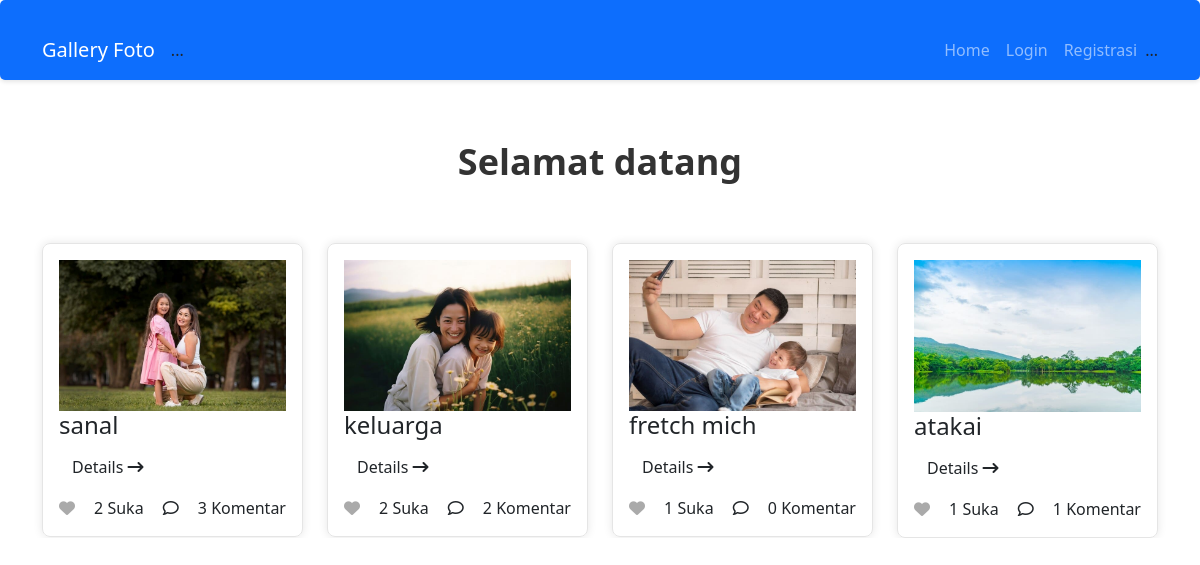
The page / on the database its author committed.
### tables this page shows
CREATE TABLE `foto` (
  `FotoID` int(11) NOT NULL,
  `JudulFoto` varchar(255) NOT NULL,
  `DeskripsiFoto` text NOT NULL,
  `TanggalUnggah` date NOT NULL,
  `NamaFile` varchar(255) NOT NULL,
  `AlbumID` int(11) NOT NULL,
  `UserID` int(11) NOT NULL
);

### page/home.php (the view, shortened to what this page needs)
<?php
include 'koneksi.php';
if (isset($_SESSION['user_id'])) {
    $user_id = $_SESSION['user_id'];
}else {
        $user_id = 14;
    }
?>
<div class="product-area mt-text-2">
    <div class="container custom-area-2 overflow-hidden">
        <div class="row">
            <div class="col-12 col-custom">
                <div class="section-title text-center mb-30">
                    <h3 class="section-title-3">Selamat datang</h3>
                </div>
            </div>
        </div>
        <div class="row product-row">
            <?php
            $tampil = mysqli_query($conn, "SELECT * FROM foto INNER JOIN userfoto ON foto.UserID=userfoto.UserID");
            foreach ($tampil as $tampils):
                $foto_id = $tampils['FotoID'];
                $ceksuka = mysqli_query($conn, "SELECT * FROM likes WHERE FotoID='$foto_id' AND UserID='$user_id'");
                $liked = mysqli_num_rows($ceksuka) > 0;
                $total_likes = mysqli_num_rows(mysqli_query($conn, "SELECT * FROM likes WHERE FotoID='$foto_id'"));
                $total_comments = mysqli_num_rows(mysqli_query($conn, "SELECT * FROM komentar WHERE FotoID='$foto_id'"));
            ?>
            <div class="col-12 col-md-6 col-lg-4 col-xl-3">
                <div class="single-item">
                    <div class="single-product position-relative mb-30 p-3" style="border: 1px solid #e5e5e5; border-radius: 8px;">
                        <div class="product-image">
                            <a class="d-block" href="#">
                                <img src="uploads/<?= $tampils['NamaFile'] ?>" class="objek-fit-cover" width="100%">
                            </a>
                        </div>
                        <div class="product-content">
                            <div class="product-title">
                                <h4 class="title-2"><?= $tampils['JudulFoto'] ?></h4>
                            </div>
                            <a href="?url=detail&id=<?= $tampils['FotoID'] ?>" class="btn detail">Details <i class="fa fa-long-arrow-right"></i></a>
                            <div style="display: flex; align-items: center; justify-content: space-between; margin-top: 10px;">
                            <a href="?url=home&like=<?= $tampils['FotoID'] ?>" class="like-btn <?= $liked ? 'liked' : '' ?>"><i class="fas fa-heart"></i></a>
                                <?= $total_likes ?> Suka
                                <i class="fa-regular fa-comment"></i> <?= $total_comments ?> Komentar
                            </div>
                        </div>
                    </div>
                </div>
            </div>
            <?php endforeach; ?>
        </div>
    </div>
</div>

### index.php (shortened to what this page needs)
<?php
include 'koneksi.php';
?>
<!DOCTYPE html>
<html lang="en">
<head>
    <link rel="stylesheet" href="assets/css/bootstrap.min.css">
    <link rel="stylesheet" href="assets/css/style.css">
    <link rel="stylesheet" href="https://cdnjs.cloudflare.com/ajax/libs/font-awesome/6.5.1/css/all.min.css"/>
</head>
<body>
<nav class="navbar navbar-expand-lg navbar-dark bg-primary">
    <div class="container">
        <a class="navbar-brand" href="?url=home">Gallery Foto</a>
        ...
        <div class="navbar-nav ms-auto">
    <?php if(isset($_SESSION['user_id'])): ?>
        <a class="nav-link" href="?url=index">Home</a>
        <a class="nav-link" href="?url=upload">Upload</a>
        <a class="nav-link" href="?url=album">Album</a>
        <a class="nav-link" href="?url=profile">Profile <?= ucwords($_SESSION['username'])?></a>
        <a class="nav-link" href="?url=logout">Logout</a>
    <?php else: ?>
        <a class="nav-link" href="?url=home">Home</a>
        <a class="nav-link" href="login.php">Login</a>
        <a class="nav-link" href="registrasi.php">Registrasi</a>
    <?php endif; ?>
</div>
...
    </div>
</nav>
<?php
$url=@$_GET["url"];
if($url=='home'){
    include 'page/home.php';
} else if($url=='profile'){
    include 'page/profil.php';
} else if($url=='upload'){
    include 'page/upload.php';
}else if($url=='dashboard'){
    include 'page/dashboard.php';
} else if($url=='album'){
    include 'page/album.php';
}else if($url=='logout'){
    include 'logout.php';
}else if($url=='detail'){
  include 'page/detail.php';
}else if($url=='edit'){
  include 'page/edit_image.php';
}else if($url=='delete'){
  include 'page/delete_image.php';
}else if($url=='tambah1'){
  include 'page/tambah1.php';
}else if($url=='tambah2'){
  include 'page/tambah2.php';
}else if($url=='editprofil'){
  include 'page/edit_profil.php';
}else if($url=='edit1'){
    include 'page/edit_komen.php';
}else if($url=='delete'){
    include 'page/edelete_komen.php';
}else if($url=='reset'){
  include 'page/reset_password.php';
}else if($url=='like'){
    include 'page/like.php';
 }else if($url=='home1'){
    include 'page/home1.php';
 }
 else if($url=='detail1'){
    include 'page/detail1.php';
 }else if($url=='album1'){
    include 'page/album1.php';
 }else if($url=='profile2'){
    include 'page/profile2.php';
 }else{
    include 'page/home.php';
}
?>
</body>
</html>

### assets/css/style.css (style rules this page uses)
.navbar { padding: 10px 20px; max-width: 100%; margin: 0 auto; background-color: #3498db; border-radius: 5px; box-shadow: 0px 2px 4px rgba(0, 0, 0, 0.1); }
.navbar .nav-link { color: #fff; }
.container { margin-top: 20px; }
.row { display: flex; justify-content: space-between; }
.product-area { padding: 40px 0; }
.section-title { margin-bottom: 30px; }
.section-title-3 { font-size: 36px; font-weight: bold; color: #333; }
.product-row { margin-top: 30px; }
.single-item { position: relative }
.single-product { border: 1px solid #ddd; border-radius: 10px; overflow: hidden; box-shadow: 0px 0px 10px rgba(0, 0, 0, 0.1); transition: box-shadow 0.3s ease; }
.like-btn { color: #aaa; transition: color 0.3s ease; }

### rows shown on the page
foto: NamaFile (picture), JudulFoto "sanal", total_likes "2", total_comments "3"
foto: NamaFile (picture), JudulFoto "keluarga", total_likes "2", total_comments "2"
foto: NamaFile (picture), JudulFoto "fretch mich", total_likes "1", total_comments "0"
foto: NamaFile (picture), JudulFoto "atakai", total_likes "1", total_comments "1"
